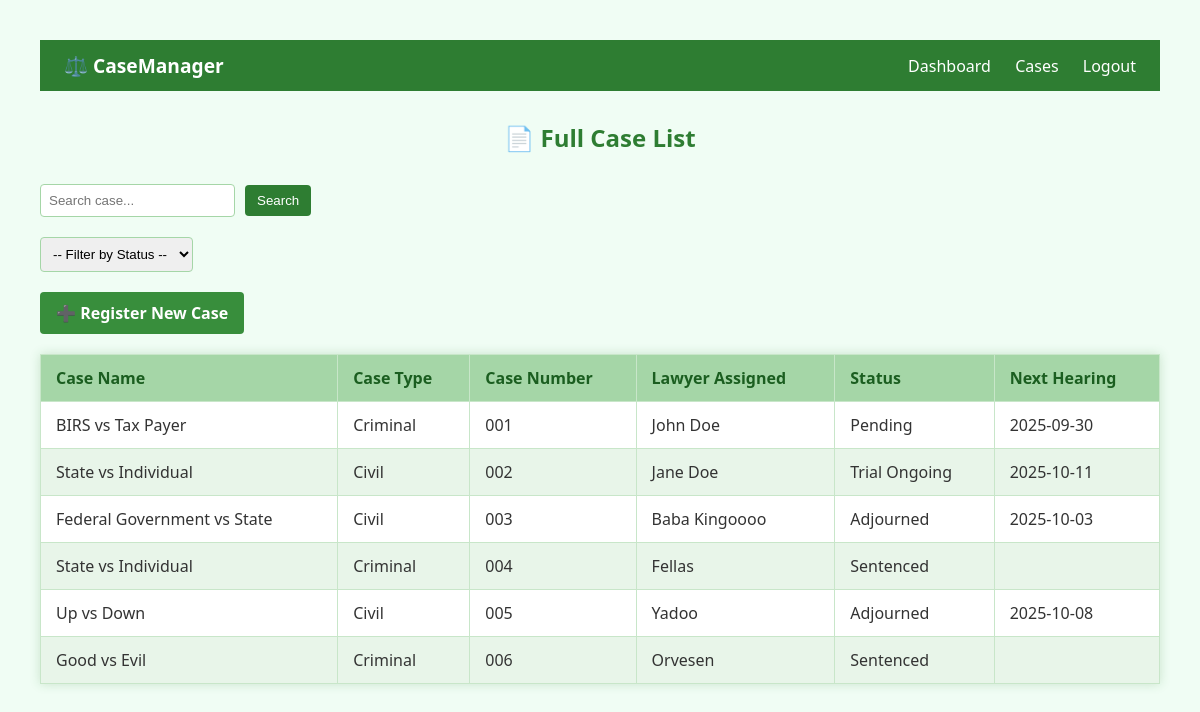
Before: /cases (signed in) with the older database file.
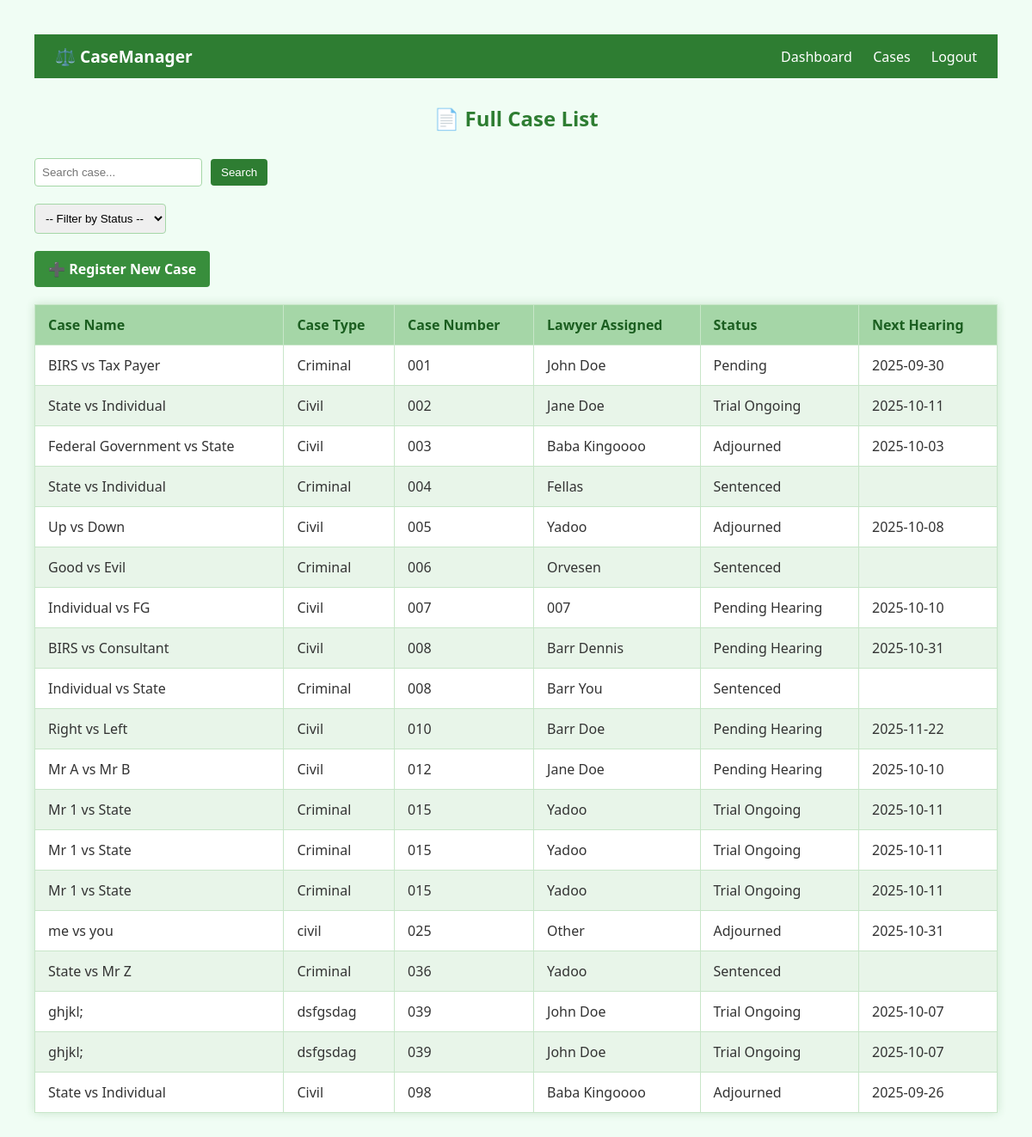
After: the same page with the newer database file.
### tables this page shows
CREATE TABLE cases (
    id INTEGER PRIMARY KEY AUTOINCREMENT,
    case_name TEXT NOT NULL,
    case_type TEXT NOT NULL,
    case_number TEXT,
    lawyer_assigned TEXT,
    status TEXT,
    next_hearing DATE,
    date_opened TEXT,
    date_closed TEXT
, court TEXT, presiding_judge TEXT, case_summary TEXT);

### app.py (the view)
@app.route('/cases')
def case_list():
    if 'user' in session:
        conn = get_db_connection()
        cases = conn.execute('SELECT * FROM cases').fetchall()
        user = conn.execute('SELECT role FROM users WHERE username = ?', (session['user'],)).fetchone()
        conn.close()
        return render_template('case_list.html', cases=cases, user_role=user['role'] if user else None)
    else:
        return redirect(url_for('login'))

### app.py (called while the page is built)
def get_db_connection():
    conn = sqlite3.connect('case_management.db')
    conn.row_factory = sqlite3.Row
    return conn

### templates/case_list.html (shortened to what this page needs)
<!DOCTYPE html>
<html>
<head>
</head>
<nav class="navbar">
    <div class="nav-left">
        <span class="logo">⚖️ CaseManager</span>
    </div>
    <div class="nav-right">
        <a href="{{ url_for('dashboard') }}">Dashboard</a>
        <a href="{{ url_for('case_list') }}">Cases</a>
        {% if session.get('user') %}
            <a href="{{ url_for('logout') }}">Logout</a>
        {% endif %}
    </div>
</nav>
<body>
     <h2>📄 Full Case List{% if filter %} – {{ filter }}{% endif %}</h2>
    <form method="GET" action="{{ url_for('search_case') }}">
        <input type="text" name="query" placeholder="Search case..." required>
        <button type="submit">Search</button>
    </form>
    <form method="GET" action="{{ url_for('filter_by_status', status='Pending') }}">
     <form method="GET">
        <select name="status" onchange="this.form.action='{{ url_for('filter_by_status', status='') }}' + encodeURIComponent(this.value); this.form.submit();">
            <option value="">-- Filter by Status --</option>
        </select>
    </form>
<a href="{{ url_for('register') }}" class="register-button">➕ Register New Case</a>
    <table class="case-table">
        <thead>
            <tr>
                <th>Case Name</th>
                <th>Case Type</th>
                <th>Case Number</th>
                <th>Lawyer Assigned</th>
                <th>Status</th>
                <th>Next Hearing</th>
            </tr>
        </thead>
        <tbody>
            {% if cases %}
                {% for case in cases %}
                <tr onclick="window.location='{{ url_for('movement_history', case_number=case.case_number) }}';">
                    <td>{{ case.case_name }}</td>
                    <td>{{ case.case_type }}</td>
                    <td>{{ case.case_number }}</td>
                    <td>{{ case.lawyer_assigned }}</td>
                    <td>{{ case.status }}</td>
                    <td>{{ case.next_hearing }}</td>
                </tr>
                {% endfor %}
            {% else %}
                <tr>
                    <td colspan="6" style="text-align:center; color:#888;">No cases found for this filter.</td>
                </tr>
            {% endif %}
        </tbody>
    </table>
</body>
</html>

### templates/case_list.html (style rules this page uses)
body { font-family: 'Segoe UI', sans-serif; background-color: #f0fdf4; color: #333; margin: 40px; }
h2 { text-align: center; color: #2e7d32; margin-bottom: 30px; }
form { margin-bottom: 20px; display: flex; gap: 10px; align-items: center; }
input[type="text"], select { padding: 8px; border: 1px solid #a5d6a7; border-radius: 4px; }
button { padding: 8px 12px; background-color: #2e7d32; color: white; border: none; border-radius: 4px; cursor: pointer; }
.register-button { display: inline-block; margin-bottom: 20px; padding: 10px 16px; background-color: #388e3c; color: white; text-decoration: none; border-radius: 4px; font-weight: bold; transition: background-color 0.3s ease; }
.navbar { display: flex; justify-content: space-between; align-items: center; background-color: #2e7d32; padding: 12px 24px; color: white; font-family: 'Segoe UI', sans-serif; margin-bottom: 30px; }
.nav-left .logo { font-size: 1.2em; font-weight: bold; }
.nav-right a { color: white; text-decoration: none; margin-left: 20px; font-weight: 500; transition: color 0.3s ease; }
.case-table { width: 100%; border-collapse: collapse; box-shadow: 0 0 10px rgba(46, 125, 50, 0.2); background-color: #ffffff; }
.case-table th, .case-table td { padding: 12px 15px; border: 1px solid #c8e6c9; text-align: left; }
.case-table th { background-color: #a5d6a7; color: #1b5e20; font-weight: bold; }
.case-table tr:nth-child(even) { background-color: #e8f5e9; }

Changed rows visible on the page:
added cases: case_name "Individual vs FG", case_type "Civil", case_number "007", lawyer_assigned "007", status "Pending Hearing", next_hearing "2025-10-10"
added cases: case_name "BIRS vs Consultant", case_type "Civil", case_number "008", lawyer_assigned "Barr Dennis", status "Pending Hearing", next_hearing "2025-10-31"
added cases: case_name "Individual vs State", case_type "Criminal", case_number "008", lawyer_assigned "Barr You", status "Sentenced"
added cases: case_name "Right vs Left", case_type "Civil", case_number "010", lawyer_assigned "Barr Doe", status "Pending Hearing", next_hearing "2025-11-22"
added cases: case_name "Mr A vs Mr B", case_type "Civil", case_number "012", lawyer_assigned "Jane Doe", status "Pending Hearing", next_hearing "2025-10-10"
added cases: case_name "Mr 1 vs State", case_type "Criminal", case_number "015", lawyer_assigned "Yadoo", status "Trial Ongoing", next_hearing "2025-10-11"
added cases: case_name "Mr 1 vs State", case_type "Criminal", case_number "015", lawyer_assigned "Yadoo", status "Trial Ongoing", next_hearing "2025-10-11"
added cases: case_name "Mr 1 vs State", case_type "Criminal", case_number "015", lawyer_assigned "Yadoo", status "Trial Ongoing", next_hearing "2025-10-11"
added cases: case_name "me vs you", case_type "civil", case_number "025", lawyer_assigned "Other", status "Adjourned", next_hearing "2025-10-31"
added cases: case_name "State vs Mr Z", case_type "Criminal", case_number "036", lawyer_assigned "Yadoo", status "Sentenced"
added cases: case_name "ghjkl;", case_type "dsfgsdag", case_number "039", lawyer_assigned "John Doe", status "Trial Ongoing", next_hearing "2025-10-07"
added cases: case_name "ghjkl;", case_type "dsfgsdag", case_number "039", lawyer_assigned "John Doe", status "Trial Ongoing", next_hearing "2025-10-07"
added cases: case_name "State vs Individual", case_type "Civil", case_number "098", lawyer_assigned "Baba Kingoooo", status "Adjourned", next_hearing "2025-09-26"
